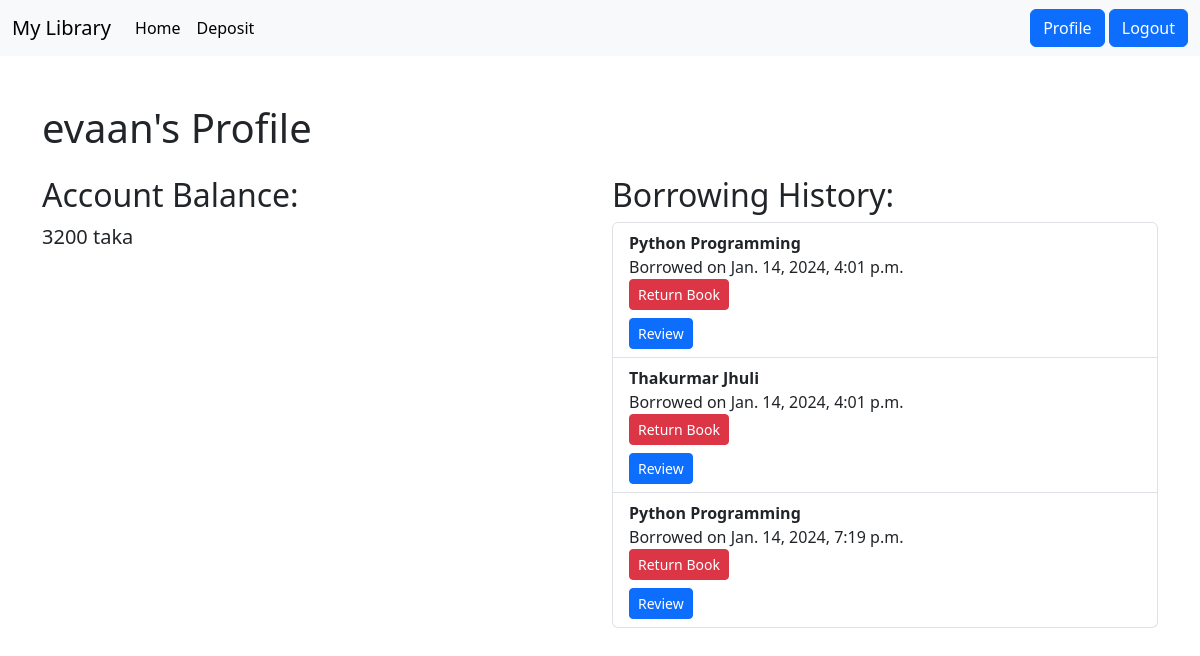
/profile/ (signed in), run on the app's committed database.
### books/models.py (models this page shows, shortened)
class UserModel (models.Model):
   user = models.OneToOneField(User, related_name='myUser', on_delete=models.CASCADE)
   balance = models.IntegerField(default = 0)
   userReview = models.ForeignKey(Book,on_delete= models.CASCADE,blank = True,null = True ,default  = None)

class BorrowedBook(models.Model):
    user = models.ForeignKey(User, on_delete=models.CASCADE,blank = True,null = True )
    book = models.ForeignKey(Book, on_delete=models.CASCADE,blank = True,null = True )
    borrowed_date = models.DateTimeField(auto_now_add=True)
    returned_date = models.DateTimeField(null=True, blank=True)
    returned = models.BooleanField(default=False)

class Book(models.Model):
    title = models.CharField(max_length = 20)
    desc = models.TextField()
    image = models.ImageField(upload_to='uploads')
    bPrice = models.IntegerField()
    category = models.CharField(max_length = 15,choices=CATEGORY)
    userReview  = models.TextField(blank = True,null = True)

### books/views.py (the view)
# urls.py: path('profile/', profile, name='profile'),
@login_required
def profile(request):
    user_model = UserModel.objects.get(user=request.user)
    borrowed_books = BorrowedBook.objects.filter(user=request.user)
    return render(request, 'profile.html', {'user_model': user_model, 'borrowed_books': borrowed_books})

### books/templates/profile.html (shortened to what this page needs)
{% extends 'base.html' %}
{% block content %}
  <div class="container mt-5">
    <h1 class="mb-4">{{ user_model.user.username }}'s Profile</h1>
    <div class="row">
      <div class="col-md-6">
        <h2>Account Balance:</h2>
        <p class="lead">{{ user_model.balance }} taka</p>
      </div>
      <div class="col-md-6">
        <h2>Borrowing History:</h2>
        <ul class="list-group">
          {% for borrowed_book in borrowed_books %}
            <li class="list-group-item">
              <strong>{{ borrowed_book.book.title }}</strong>
              <br>
              Borrowed on {{ borrowed_book.borrowed_date }}
              <br>
              <div class="mb-2">
                {% if not borrowed_book.returned %}
                  <a href="{% url 'return-book' borrowed_book.id %}" class="btn btn-danger btn-sm">Return Book</a>
                {% endif %}
              </div>
              <a href="{% url 'review-book' book_id=borrowed_book.book.id %}" class="btn btn-primary btn-sm">Review</a>
            </li>
          {% endfor %}
        </ul>
      </div>
    </div>
  </div>
{% endblock %}

### data on the page
UserModel: user.username "evaan", balance "3200"
BorrowedBook: book "Python Programming", borrowed_date "Jan. 14, 2024, 4:01 p.m.", returned "Return Book"
BorrowedBook: book "Thakurmar Jhuli", borrowed_date "Jan. 14, 2024, 4:01 p.m.", returned "Return Book"
BorrowedBook: book "Python Programming", borrowed_date "Jan. 14, 2024, 7:19 p.m.", returned "Return Book"
